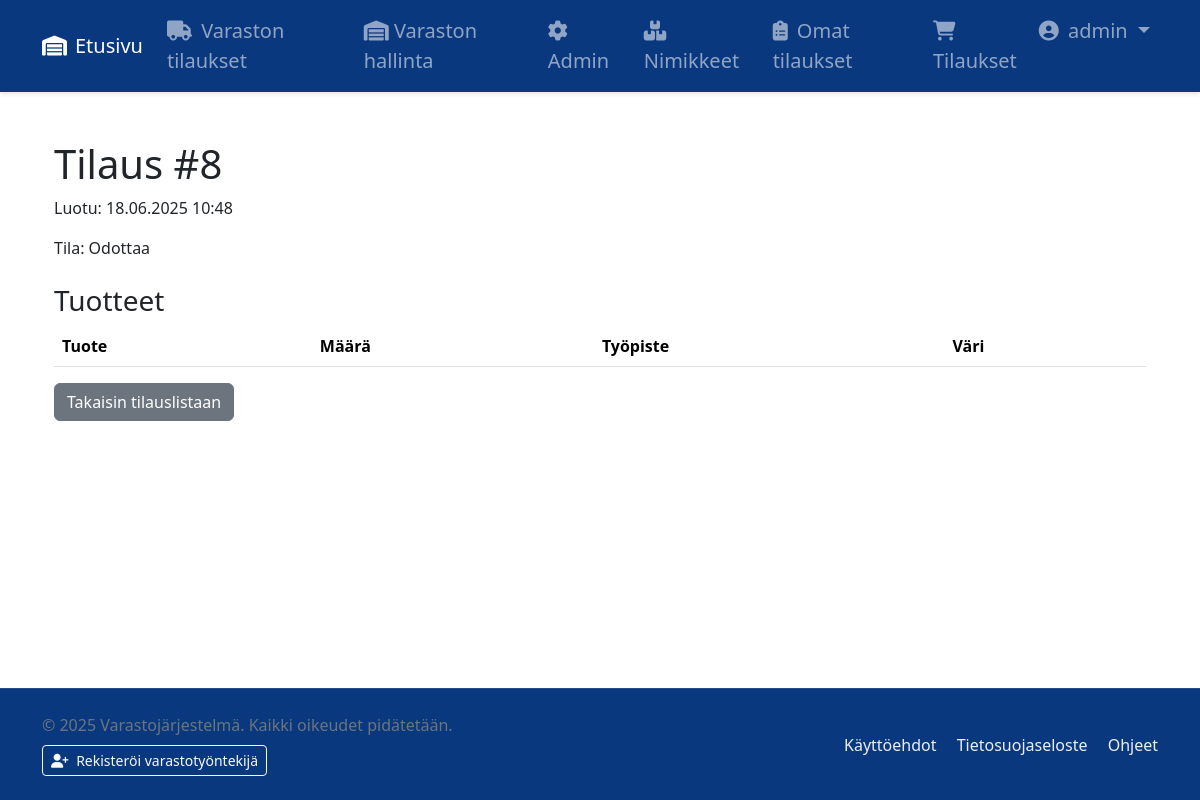
/orders/8/ (signed in), run on the app's committed database.
### stock/models.py (models this page shows, shortened)
class Order(models.Model):
    STATUS_CHOICES = [
        ('pending', 'Odottaa'),
        ('processing', 'Käsitelyssä'),
        ('delivered', 'Toimitettu'),
    ]
    user = models.ForeignKey(User, on_delete=models.CASCADE)
    cart = models.OneToOneField(Cart, on_delete=models.CASCADE)
    status = models.CharField(max_length=20, choices=STATUS_CHOICES, default='pending')
    created_at = models.DateTimeField(auto_now_add=True)
    updated_at = models.DateTimeField(auto_now=True)
    comment = models.TextField(blank=True)

### stock/views.py (the view)
# urls.py: path('orders/<int:order_id>/', views.order_detail, name='order_detail'),
@login_required
def order_detail(request, order_id):
    order = get_object_or_404(Order.objects.select_related('user'), id=order_id)
    if not (request.user.is_superuser or is_warehouse_staff(request.user) or order.user == request.user):
        messages.error(request, "Sinulla ei ole pääsyä tähän tilaukseen.")
        return redirect('order_list')
    if request.method == 'POST':
        form = OrderCommentForm(request.POST, instance=order)
        if form.is_valid():
            form.save()
            messages.success(request, "Kommentti päivitetty")
            return redirect('order_detail', order_id=order.id)
    else:
        form = OrderCommentForm(instance=order)
    return render(request, 'order_detail.html', {
        'order': order,
        'form': form
    })

### stock/context_processors.py (called while the page is built)
def user_groups(request):
    return {
        'is_warehouse_staff': request.user.groups.filter(name__iexact='Warehouse Staff').exists()
    }

### stock/views.py (called while the page is built)
def cart_context(request):
    if request.user.is_authenticated:
        cart_items_count = CartItem.objects.filter(
            cart__user=request.user,
            cart__is_ordered=False
        ).count()
        return {'cart_items_count': cart_items_count}
    return {}

### stock/templates/order_detail.html (shortened to what this page needs)
{% extends "base.html" %}
{% block content %}
<div class="container mt-4">
    <h1>Tilaus #{{ order.id }}</h1>
    <p>Luotu: {{ order.created_at|date:"d.m.Y H:i" }}</p>
    <p>Tila: {{ order.get_status_display }}</p>
    <h3 class="mt-4">Tuotteet</h3>
    <table class="table">
        <thead>
            <tr>
                <th>Tuote</th>
                <th>Määrä</th>
                <th>Työpiste</th>
                <th>Väri</th>
            </tr>
        </thead>
    </table>
    <a href="{% url 'warehouse_orders' %}" class="btn btn-secondary">Takaisin tilauslistaan</a>
</div>
{% endblock %}

### stock/templates/base.html (shortened to what this page needs)
{% load static %}
<!DOCTYPE html>
<html lang="fi">
<head>
    <link rel="stylesheet" href="{% static 'stock/bootstrap.css' %}">
    <link rel="stylesheet" href="https://cdnjs.cloudflare.com/ajax/libs/font-awesome/6.4.0/css/all.min.css">
    <link rel="stylesheet" href="{% static 'stock/styles.css' %}">
</head>
<body>
    <nav class="navbar navbar-expand-lg navbar-dark navbar-custom">
        <div class="container">
            <a class="navbar-brand" href="{% url 'home' %}">
                <i class="fas fa-warehouse me-2"></i>Etusivu
            </a>
            <div class="collapse navbar-collapse" id="navbarNav">
                <ul class="navbar-nav me-auto">
                    {% if user.is_staff and user.is_superuser %}
                    <li class="nav-item">
                        <a class="nav-link" href="{% url 'warehouse_orders' %}">
                            <i class="fas fa-truck me-1"></i> <div class='menutext'>Varaston tilaukset</div>
                        </a>
                    </li>
                    <li class="nav-item">
                        <a class="nav-link" href="{% url 'manage_stock' %}">
                            <i class="fas fa-thin fa-warehouse"></i> <div class='menutext'>Varaston hallinta</div>
                        </a>
                    </li>
                    <li class="nav-item">
                        <a class="nav-link" href="{% url 'admin:index' %}">
                            <i class="fas fa-cog me-1"></i> <div class='menutext'>Admin</div>
                        </a>
                    </li>
                    {% endif %}
                    <li class="nav-item">
                        <a class="nav-link" href="{% url 'stock_list' %}">
                            <i class="fas fa-boxes me-1"></i> <div class='menutext'>Nimikkeet</div>
                        </a>
                    </li>
                    {% if user.is_authenticated %}
                    <li class="nav-item">
                        <a class="nav-link" href="{% url 'order_list' %}">
                            <i class="fas fa-clipboard-list me-1"></i> <div class='menutext'>Omat tilaukset</div>
                        </a>
                    </li>
                    {% endif %}
                </ul>
                <ul class="navbar-nav">
                    {% if user.is_authenticated %}
                    <li class="nav-item">
                        <a class="nav-link position-relative" href="{% url 'cart_view' %}">
                            <i class="fas fa-shopping-cart me-1"></i> <div class='menutext'>Tilaukset</div>
                        </a>
                    </li>
                    <li class="nav-item dropdown">
                        <a class="nav-link dropdown-toggle" href="#" id="userDropdown" role="button" data-bs-toggle="dropdown">
                            <i class="fas fa-user-circle me-1"></i> {{ user.username }}
                        </a>
                    </li>
                    {% else %}
                    <li class="nav-item">
                        <a class="nav-link" href="{% url 'login' %}?next={{ request.path }}">
                            <i class="fas fa-sign-in-alt me-1"></i> Kirjaudu sisään
                        </a>
                    </li>
                    {% endif %}
                </ul>
            </div>
        </div>
    </nav>
    <main class="container my-4">
        {% block content %}{% endblock %}
    </main>
    <footer class="py-4">
        <div class="container">
            <div class="row align-items-center">
                <div class="col-md-6 text-center text-md-start mb-3 mb-md-0">
                    <p class="mb-0 text-secondary">&copy; 2025 Varastojärjestelmä. Kaikki oikeudet pidätetään.</p>
                    {% if user.is_staff and user.is_superuser %}
                    <div class="mt-2">
                        <a href="{% url 'register_warehouse_staff' %}" class="btn btn-sm btn-outline-light">
                            <i class="fas fa-user-plus me-1"></i> Rekisteröi varastotyöntekijä
                        </a>
                    </div>
                    {% endif %}
                </div>
                <div class="col-md-6 text-center text-md-end footer-links">
                    <a href="#" class="me-3">Käyttöehdot</a>
                    <a href="#" class="me-3">Tietosuojaseloste</a>
                    <a href="#">Ohjeet</a>
                </div>
            </div>
        </div>
    </footer>
</body>
</html>

### stock/static/stock/styles.css (style rules this page uses)
body { display: flex; flex-direction: column; min-height: 100vh; }
main { flex: 1; }
footer a { text-decoration: none; transition: color 0.3s; }
@media (min-width: 850px) { .menutext { display: none; } }
@media (min-width: 1000px) { .menutext { display: inline; } }

### stock/templates/base.html (style rules this page uses)
.navbar-custom { background-color:rgb(9, 56, 126) !important; box-shadow: 0 2px 4px rgba(0,0,0,0.1); font-size:20px; }
footer { background-color:rgb(9, 56, 126) !important; border-top: 1px solid rgba(255,255,255,0.1); }
.footer-links a { color:rgb(236, 239, 242); text-decoration: none; transition: color 0.3s; }

### data on the page
Order: id "8", created_at "18.06.2025 10:48", status "Odottaa"

### other printed values
{{ user.username }} "admin"
